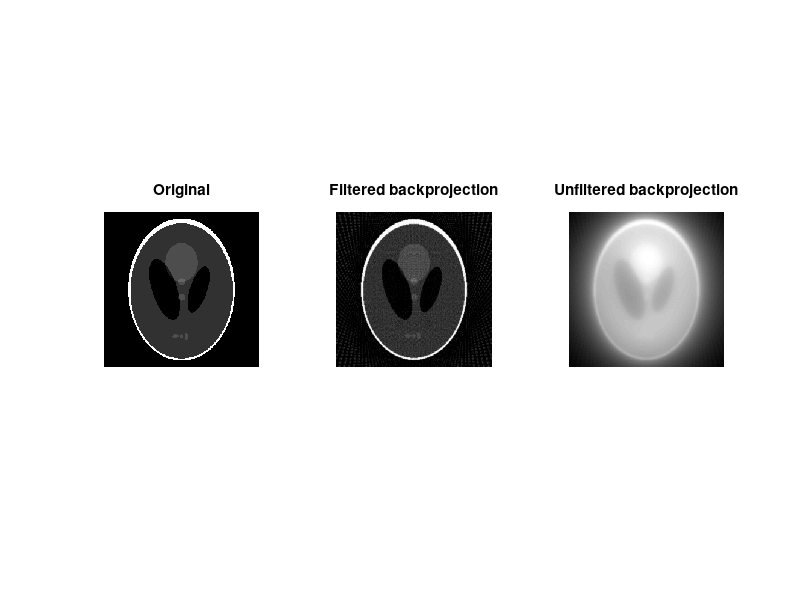

The MATLAB script that drew this image: (Note: this script raises an error after producing the figure.)
%% Que 2
%
%%
clear all;
I = phantom(256);

theta = 0:3:177;

[R,xp]=radon(I,theta);

recon_I1 = iradon(R,theta);
recon_I2 = iradon(R,theta,'linear','none');

figure();
subplot(1,3,1), imshow(I), title('Original')
subplot(1,3,2), imshow((recon_I1)), title('Filtered backprojection')
subplot(1,3,3), imshow((recon_I2),[]), title('Unfiltered backprojection')

%% Part 1 - Filtered Backprojection

% Shepp-Logan -> 'S'
% Ram-Lak -> 'R'
% Cosine -> 'C'
L1 = 1;
L2 = 0.5;

fil_S1 = myFilter(R,L1,'S');
fil_R1 = myFilter(R,L1,'R');
fil_C1 = myFilter(R,L1,'C');

fil_S2 = myFilter(R,L2,'S');
fil_R2 = myFilter(R,L2,'R');
fil_C2 = myFilter(R,L2,'C');


recon_IS1 = iradon(fil_S1,theta,'linear','none');
recon_IR1 = iradon(fil_R1,theta,'linear','none');
recon_IC1 = iradon(fil_C1,theta,'linear','none');

recon_IS2 = iradon(fil_S2,theta,'linear','none');
recon_IR2 = iradon(fil_R2,theta,'linear','none');
recon_IC2 = iradon(fil_C2,theta,'linear','none');

figure();
subplot(2,3,1), imshow(recon_IR1), title('Ram-Lak FB, L = \omega');
subplot(2,3,2), imshow(recon_IS1), title('Shepp-Logan FB, L = \omega');
subplot(2,3,3), imshow(recon_IC1), title('Cosine FB, L = \omega');

subplot(2,3,4), imshow(recon_IR2), title('Ram-Lak FB, L = \omega /2');
subplot(2,3,5), imshow(recon_IS2), title('Shepp-Logan FB, L = \omega /2');
subplot(2,3,6), imshow(recon_IC2), title('Cosine FB, L = \omega /2');

suptitle('Reconstructed Images using Filtered Backprojection');

%%
%%
% 
% * We can see that in all the three cases,filter with cut-off $\omega$ /2 performs better
% than with $\omega$.This can be attributed to the fact that in case of
% L= $\omega$ /2 the higher frequencies which generally contains the noise are
% filtered out, giving a better reconstruction.
% * The reconstuction from cosine filter is best of the three and Shepp-Logan
% is better than Ram-Lak.In cosine filter,the weight given to higher
% frequencies is the least though still is non-zero to extract information
% from higher frequencies.This weight is bit higher in Shepp-Logan and is
% highest in Ram-Lak which also amplify noise.Hence the cosine filter is
% the best for images where the high frequency content of the actual signal
% is small.
% 
 

%% Part 2 - Backprojection of Smoothened Transforms
S0 = I;
mask = fspecial ('gaussian', 11, 1);
S1 = conv2 (I, mask, 'same');

mask = fspecial ('gaussian', 51, 5);
S5 = conv2 (I, mask, 'same');

figure('units','normalized','outerposition',[0 0 1 1])
subplot(1,3,1)
imshow(S0)
title('Orignal')
subplot(1,3,2)
imshow(S1)
title('Gaussion filter with sigma = 1')
subplot(1,3,3)
imshow(S5)
title('Gaussion filter with sigma = 5')


R_0 = radon(S0,theta);
R_1 = radon(S1,theta);
R_5 = radon(S5,theta);

fil_R0 = myFilter(R_0, 1,'R');
backproj_R0 = iradon(fil_R0,theta,'linear','none');


fil_R1 = myFilter(R_1, 1,'R');
backproj_R1 = iradon(fil_R1,theta,'linear','none');

fil_R5 = myFilter(R_5, 1,'R');
backproj_R5 = iradon(fil_R5,theta,'linear','none');

figure('units','normalized','outerposition',[0 0 1 1])
subplot(1,3,1)
imshow(backproj_R0)
title('Backproj Image : sigma = 0')
subplot(1,3,2)
imshow(backproj_R1)
title('Backproj Image : sigma = 1')
subplot(1,3,3)
imshow(backproj_R5)
title('Backproj Image : sigma = 5')

r1 = RRMSE(S0,imresize(backproj_R0,[256 256]));
r2 = RRMSE(S1,imresize(backproj_R1,[256 256]));
r3 = RRMSE(S5,imresize(backproj_R5,[256 256]));

fprintf('\n RRMSE with sigma = 0 is %f \n ',r1) 
fprintf('\n RRMSE with sigma = 1 is %f \n ',r2) 
fprintf('\n RRMSE with sigma = 5 is %f \n ',r3) 

%%
%
% * We can see that with more blurring ie. higher sigma, the RMSE error is the 
% least.With blurring, the higher frequency content is reduced and noise
% (which has generally high frequency content) is also averaged out.This also
% contains the noise due to dicretization of theta.So blurring out smoothens this error.

%% Part 3 RRMSE vs W

N = 512;
rmse0 = zeros(N,1);
rmse1 = zeros(N,1);
rmse5 = zeros(N,1);

for i = 1:N
    fil_R0 = myFilter(R_0, i/N,'R');
    backproj_R0 = iradon(fil_R0,theta,'linear','none');

    fil_R1 = myFilter(R_1, i/N,'R');
    backproj_R1 = iradon(fil_R1,theta,'linear','none');

    fil_R5 = myFilter(R_5, i/N,'R');
    backproj_R5 = iradon(fil_R5,theta,'linear','none');

    rmse0(i) = RRMSE(S0,imresize(backproj_R0,[256 256]));
    rmse1(i) = RRMSE(S1,imresize(backproj_R1,[256 256]));
    rmse5(i) = RRMSE(S5,imresize(backproj_R5,[256 256]));
end

figure('units','normalized','outerposition',[0 0 1 1])
plot(rmse0)
hold on
plot(rmse1,'y')
plot(rmse5,'r')
title('RRMSE vs theta')
legend('S0','S1','S5')

%%
%
% * We can see that at very small $\omega$ cutoff,the RMSE is high which is
% expected because most of the frequecy content of the signal including low 
% frequency information is lost.Hence reconstruction is quite poor.
% At cut-off near $\pi$,we can see that the RMSE is constant just a bit higher
% than the mid frequncy region.This is because at very high frequency the 
% noise also creeps in.At cut-off near the middle freqency region we can
% see a minimum in the error graph.Hence thiss is optimal for minimum
% error.
%
% * As sigma increases the high frequecy noise is reduced due to smoothning.
% Hence for cutoff from mid to high frequency the RMSE remains a low
% constant.